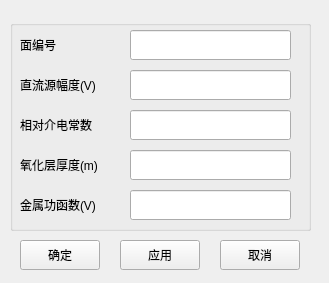
<?xml version="1.0" encoding="UTF-8"?>
<ui version="4.0">
 <class>frmSBoundGate</class>
 <widget class="QMainWindow" name="frmSBoundGate">
  <property name="geometry">
   <rect>
    <x>0</x>
    <y>0</y>
    <width>329</width>
    <height>283</height>
   </rect>
  </property>
  <property name="windowTitle">
   <string>薄绝缘栅</string>
  </property>
  <widget class="QWidget" name="centralwidget">
   <widget class="QPushButton" name="btnApply">
    <property name="geometry">
     <rect>
      <x>120</x>
      <y>240</y>
      <width>80</width>
      <height>30</height>
     </rect>
    </property>
    <property name="text">
     <string>应用</string>
    </property>
   </widget>
   <widget class="QPushButton" name="btnCancel">
    <property name="geometry">
     <rect>
      <x>220</x>
      <y>240</y>
      <width>80</width>
      <height>30</height>
     </rect>
    </property>
    <property name="text">
     <string>取消</string>
    </property>
   </widget>
   <widget class="QPushButton" name="btnOK">
    <property name="geometry">
     <rect>
      <x>20</x>
      <y>240</y>
      <width>80</width>
      <height>30</height>
     </rect>
    </property>
    <property name="text">
     <string>确定</string>
    </property>
   </widget>
   <widget class="QGroupBox" name="groupCondition">
    <property name="geometry">
     <rect>
      <x>10</x>
      <y>20</y>
      <width>301</width>
      <height>211</height>
     </rect>
    </property>
    <property name="title">
     <string/>
    </property>
    <widget class="QLineEdit" name="txtFaceId">
     <property name="geometry">
      <rect>
       <x>120</x>
       <y>10</y>
       <width>161</width>
       <height>30</height>
      </rect>
     </property>
    </widget>
    <widget class="QLabel" name="label">
     <property name="geometry">
      <rect>
       <x>10</x>
       <y>10</y>
       <width>91</width>
       <height>30</height>
      </rect>
     </property>
     <property name="text">
      <string>面编号</string>
     </property>
     <property name="alignment">
      <set>Qt::AlignLeading|Qt::AlignLeft|Qt::AlignVCenter</set>
     </property>
    </widget>
    <widget class="QLabel" name="label_3">
     <property name="geometry">
      <rect>
       <x>10</x>
       <y>90</y>
       <width>101</width>
       <height>30</height>
      </rect>
     </property>
     <property name="text">
      <string>相对介电常数</string>
     </property>
     <property name="alignment">
      <set>Qt::AlignLeading|Qt::AlignLeft|Qt::AlignVCenter</set>
     </property>
    </widget>
    <widget class="QLineEdit" name="txtPerm">
     <property name="geometry">
      <rect>
       <x>120</x>
       <y>90</y>
       <width>161</width>
       <height>30</height>
      </rect>
     </property>
    </widget>
    <widget class="QLabel" name="label_4">
     <property name="geometry">
      <rect>
       <x>10</x>
       <y>130</y>
       <width>101</width>
       <height>30</height>
      </rect>
     </property>
     <property name="text">
      <string>氧化层厚度(m)</string>
     </property>
     <property name="alignment">
      <set>Qt::AlignLeading|Qt::AlignLeft|Qt::AlignVCenter</set>
     </property>
    </widget>
    <widget class="QLineEdit" name="txtThickness">
     <property name="geometry">
      <rect>
       <x>120</x>
       <y>130</y>
       <width>161</width>
       <height>30</height>
      </rect>
     </property>
    </widget>
    <widget class="QLineEdit" name="txtFunc">
     <property name="geometry">
      <rect>
       <x>120</x>
       <y>170</y>
       <width>161</width>
       <height>30</height>
      </rect>
     </property>
    </widget>
    <widget class="QLabel" name="label_5">
     <property name="geometry">
      <rect>
       <x>10</x>
       <y>170</y>
       <width>101</width>
       <height>30</height>
      </rect>
     </property>
     <property name="text">
      <string>金属功函数(V)</string>
     </property>
     <property name="alignment">
      <set>Qt::AlignLeading|Qt::AlignLeft|Qt::AlignVCenter</set>
     </property>
    </widget>
    <widget class="QLabel" name="label_6">
     <property name="geometry">
      <rect>
       <x>10</x>
       <y>50</y>
       <width>101</width>
       <height>30</height>
      </rect>
     </property>
     <property name="text">
      <string>直流源幅度(V)</string>
     </property>
     <property name="alignment">
      <set>Qt::AlignLeading|Qt::AlignLeft|Qt::AlignVCenter</set>
     </property>
    </widget>
    <widget class="QLineEdit" name="txtVoltage">
     <property name="geometry">
      <rect>
       <x>120</x>
       <y>50</y>
       <width>161</width>
       <height>30</height>
      </rect>
     </property>
    </widget>
   </widget>
  </widget>
 </widget>
 <resources/>
 <connections/>
</ui>
